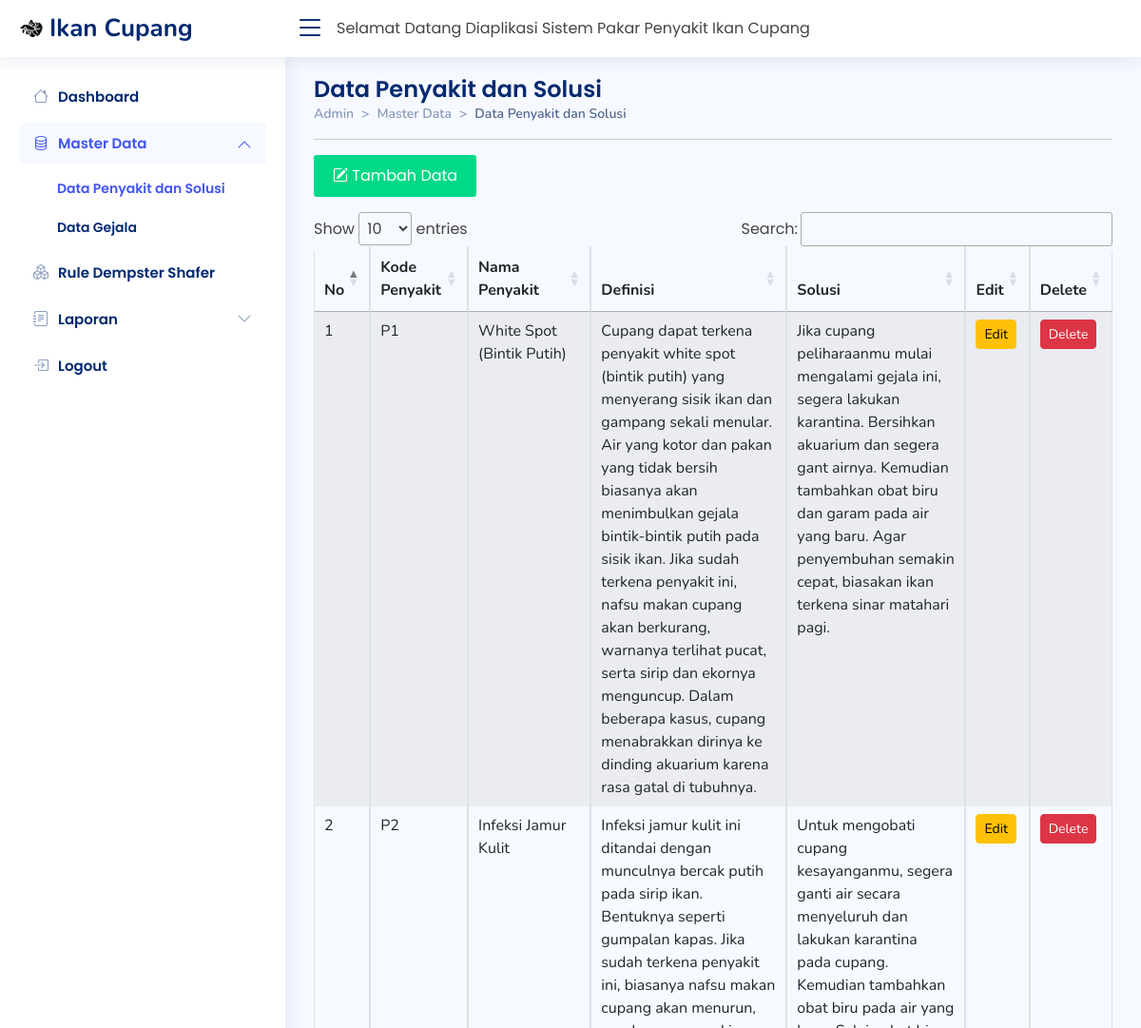
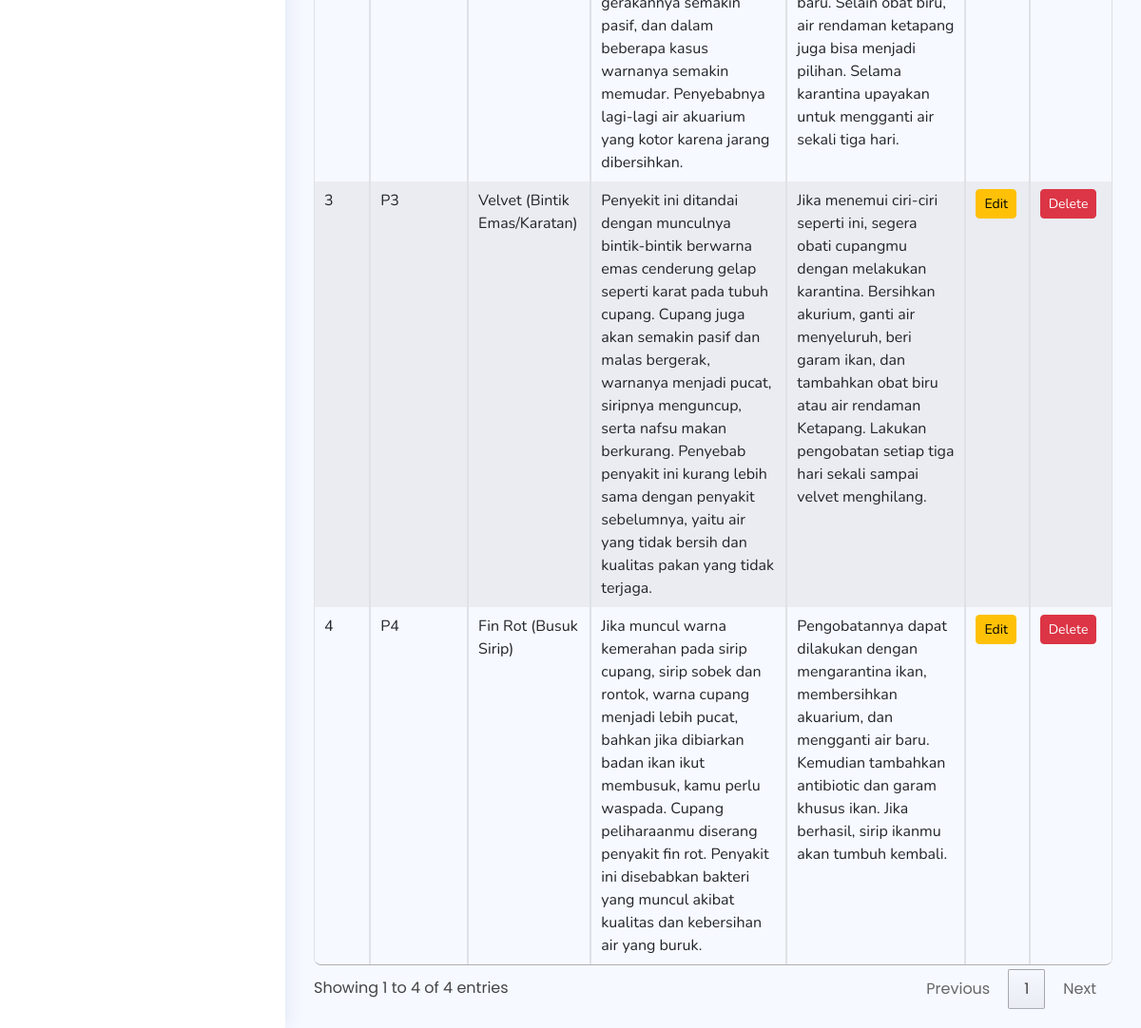
The app's page /admin/penyakit/penyakit.php with its own data (2 pictures, top to bottom).
### tables this page shows
CREATE TABLE `tb_penyakit` (
  `id` int(11) NOT NULL,
  `kdpenyakit` varchar(3) DEFAULT NULL,
  `nama_penyakit` varchar(100) DEFAULT NULL,
  `definisi` text DEFAULT NULL,
  `solusi` text NOT NULL
);

### admin/penyakit/penyakit.php (the view, shortened to what this page needs)
<!DOCTYPE html>
<html lang="en">
<head>
  <link href="../../assets/vendor/bootstrap/css/bootstrap.min.css" rel="stylesheet">
  <link rel="stylesheet" href="https://cdn.jsdelivr.net/npm/bootstrap-icons@1.10.2/font/bootstrap-icons.css">
  <link href="../../assets/vendor/boxicons/css/boxicons.min.css" rel="stylesheet">
  <link href="../../assets/vendor/quill/quill.snow.css" rel="stylesheet">
  <link href="../../assets/vendor/quill/quill.bubble.css" rel="stylesheet">
  <link href="../../assets/vendor/remixicon/remixicon.css" rel="stylesheet">
  <link href="../../assets/vendor/simple-datatables/style.css" rel="stylesheet">
  <link rel="stylesheet" href="https://cdn.datatables.net/1.12.1/css/jquery.dataTables.min.css">
  <link href="../../assets/css/style2.css" rel="stylesheet">
</head>
<body>
  <header id="header" class="header fixed-top d-flex align-items-center">
    <div class="d-flex align-items-center justify-content-between">
      <a href="../index.html" class="logo d-flex align-items-center">
        <img src="../../assets/images/betta-fish.png" alt="">
        <span class="d-none d-lg-block">Ikan Cupang</span>
      </a>
      <i class="bi bi-list toggle-sidebar-btn"></i>
    </div>
    <div class="container">
      <marquee>Selamat Datang Diaplikasi Sistem Pakar Penyakit Ikan Cupang</marquee>
    </div>
  </header>
  <aside id="sidebar" class="sidebar">
    <ul class="sidebar-nav" id="sidebar-nav">
      <li class="nav-item">
        <a class="nav-link collapsed" href="../index.php">
          <i class="bi bi-house"></i>
          <span>Dashboard</span>
        </a>
      </li>
      <li class="nav-item">
        <a class="nav-link" data-bs-target="#components-nav" data-bs-toggle="collapse" href="#">
          <i class="bi bi-database"></i><span>Master Data</span><i class="bi bi-chevron-down ms-auto"></i>
        </a>
        <ul id="components-nav" class="nav-content collapse show" data-bs-parent="#sidebar-nav">
          <li>
            <a href="../penyakit/penyakit.php" class="active">
              <span>Data Penyakit dan Solusi</span>
            </a>
          </li>
          <li>
            <a href="../gejala/gejala.php">
              <span>Data Gejala</span>
            </a>
          </li>
        </ul>
      </li>
      <li class="nav-item">
        <a class="nav-link collapsed" href="../rules/rules.php">
          <i class="bi bi-boxes"></i>
          <span>Rule Dempster Shafer</span>
        </a>
      </li>
      <li class="nav-item">
        <a class="nav-link collapsed" data-bs-target="#forms-nav" data-bs-toggle="collapse" href="#">
          <i class="bi bi-journal-text"></i><span>Laporan</span><i class="bi bi-chevron-down ms-auto"></i>
        </a>
      </li>
      <li class="nav-item">
        <a class="nav-link collapsed" href="javascript:;" data-bs-toggle="modal" data-bs-target="#logoutmodal">
          <i class="bi bi-box-arrow-in-right"></i>
          <span>Logout</span>
        </a>
      </li>
    </ul>
  </aside>
  <main id="main" class="main">
    <div class="pagetitle">
      <h1>Data Penyakit dan Solusi</h1>
      <nav style="--bs-breadcrumb-divider: '>';">
        <ol class="breadcrumb">
          <li class="breadcrumb-item"><a href="index.php">Admin</a></li>
          <li class="breadcrumb-item">Master Data</li>
          <li class="breadcrumb-item active">Data Penyakit dan Solusi</li>
        </ol>
      </nav>
      <hr>
    </div>
    <section>
      <div class="row">
        <div class="col-md-12">
          <button type="button" class="tambah btn-md mb-3" data-bs-toggle="modal" data-bs-target="#tambahmodal"><i class="bi bi-pencil-square"></i> Tambah Data</button>
          <div class="table-responsive">
            <table id="myTable" class="table table-striped table-hover table-bordered">
              <thead>
                <tr>
                  <th>No</th>
                  <th>Kode Penyakit</th>
                  <th>Nama Penyakit</th>
                  <th>Definisi</th>
                  <th>Solusi</th>
                  <th>Edit</th>
                  <th>Delete<input type="hidden" id="texthapus"></th>
                </tr>
              </thead>
              <tbody>
                <?php
                include "../../databases/koneksi.php";
                $sql = "SELECT * FROM tb_penyakit  ORDER BY kdpenyakit";
                $qry = mysqli_query($koneksi, $sql) or die("SQL Error" . mysqli_error($koneksi));
                $no = 0;
                while ($data = mysqli_fetch_array($qry)) {
                  $no++;
                ?>
                  <tr>
                    <td><?php echo $no; ?></td>
                    <td><?php echo $data['kdpenyakit']; ?></td>
                    <td><?php echo $data['nama_penyakit']; ?></td>
                    <td><?php echo $data['definisi']; ?></td>
                    <td><?php echo $data['solusi']; ?></td>
                    <td><a href="./editpenyakit.php?kdubah=<?php echo $data['id']; ?>" class="btn btn-warning btn-sm">Edit</a></td>
                    <td><a onClick="return HapusData('<?php echo $data['id']; ?>');" class="btn btn-danger btn-sm" data-bs-toggle="modal" data-bs-target="#hapusmodal">Delete</a>
                    </td>
                  </tr><?php } ?>
              </tbody>
            </table>
          </div>
        </div>
      </div>
    </section>
  </main>
</body>
</html>

### assets/css/style2.css (style rules this page uses)
:root { scroll-behavior: smooth; }
body { font-family: "Poppins", sans-serif; background: #f6f9ff; color: #444444; }
a { color: #00d988; text-decoration: none; }
.tambah { color: #00d988; text-decoration: none; }
span { font-family: "Poppins", sans-serif; }
h1, h2, h3, h4, h5, h6 { font-family: "Poppins", sans-serif; }
#main { margin-top: 60px; padding: 20px 30px; transition: all 0.3s; }
.pagetitle { margin-bottom: 10px; }
.pagetitle h1 { font-size: 24px; margin-bottom: 0; font-weight: 600; color: #012970; }
.breadcrumb { font-size: 14px; font-family: "Nunito", sans-serif; color: #899bbd; font-weight: 600; }
.breadcrumb a { color: #899bbd; transition: 0.3s; }
.breadcrumb .breadcrumb-item::before { color: #899bbd; }
.breadcrumb .active { color: #51678f; font-weight: 600; }
.logo { line-height: 1; }
@media (min-width: 1200px) { .logo { width: 280px; } }
.logo img { max-height: 26px; margin-right: 6px; }
.logo span { font-size: 26px; font-weight: 700; color: #012970; font-family: "Nunito", sans-serif; }
.header { transition: all 0.5s; z-index: 997; height: 60px; box-shadow: 0px 2px 20px rgba(1, 41, 112, 0.1); background-color: #fff; padding-left: 20px; }
.header .toggle-sidebar-btn { font-size: 32px; padding-left: 10px; cursor: pointer; color: #012970; }
.sidebar { position: fixed; top: 60px; left: 0; bottom: 0; width: 300px; z-index: 996; transition: all 0.3s; padding: 20px; overflow-y: auto; scrollbar-width: thin; scrollbar-color: #aab7cf transparent; box-shadow: 0px 0px 20px rgba(1, 41, 112, 0.1); background-color: #fff; }
@media (min-width: 1200px) { #main, #footer { margin-left: 300px; } }
.sidebar-nav { padding: 0; margin: 0; list-style: none; }
.sidebar-nav li { padding: 0; margin: 0; list-style: none; }
.sidebar-nav .nav-item { margin-bottom: 5px; }
.sidebar-nav .nav-link { display: flex; align-items: center; font-size: 15px; font-weight: 600; color: #4154f1; transition: 0.3; background: #f6f9ff; padding: 10px 15px; border-radius: 4px; }
.sidebar-nav .nav-link i { font-size: 16px; margin-right: 10px; color: #4154f1; }
.sidebar-nav .nav-link.collapsed { color: #012970; background: #fff; }
.sidebar-nav .nav-link.collapsed i { color: #899bbd; }
.sidebar-nav .nav-link .bi-chevron-down { margin-right: 0; transition: transform 0.2s ease-in-out; }
.sidebar-nav .nav-link:not(.collapsed) .bi-chevron-down { transform: rotate(180deg); }
.sidebar-nav .nav-content { padding: 5px 0 0 0; margin: 0; list-style: none; }
.sidebar-nav .nav-content a { display: flex; align-items: center; font-size: 14px; font-weight: 600; color: #012970; transition: 0.3; padding: 10px 0 10px 40px; transition: 0.3s; }
.sidebar-nav .nav-content a:hover, .sidebar-nav .nav-content a.active { color: #4154f1; }

### admin/penyakit/penyakit.php (style rules this page uses)
.table { border-radius: 40px; overflow: hidden; font-family: "Nunito", sans-serif; border-radius: 8px; overflow: hidden; }
.tambah { background-color: #00d988; border: none; color: white; padding: 10px 20px; border-radius: 3px; }

### records on screen
tb_penyakit: kdpenyakit "P1", nama_penyakit "White Spot (Bintik Putih)", definisi "Cupang dapat terkena penyakit white spot (bintik putih) yang menyerang sisik ikan dan gampang sekali menular. Air yang kotor dan pakan yang tidak bersih biasanya akan menimbulkan gejala bintik-bintik putih pada sisik ikan. Jika sudah terkena penyakit ini, nafsu makan cupang akan berkurang, warnanya terlihat pucat, serta sirip dan ekornya menguncup. Dalam beberapa kasus, cupang menabrakkan dirinya ke dinding akuarium karena rasa gatal di tubuhnya.", solusi "Jika cupang peliharaanmu mulai mengalami gejala ini, segera lakukan karantina. Bersihkan akuarium dan segera gant airnya. Kemudian tambahkan obat biru dan garam pada air yang baru. Agar penyembuhan semakin cepat, biasakan ikan terkena sinar matahari pagi."
tb_penyakit: kdpenyakit "P2", nama_penyakit "Infeksi Jamur Kulit", definisi "Infeksi jamur kulit ini ditandai dengan munculnya bercak putih pada sirip ikan. Bentuknya seperti gumpalan kapas. Jika sudah terkena penyakit ini, biasanya nafsu makan cupang akan menurun, gerakannya semakin pasif, dan dalam beberapa kasus warnanya semakin memudar. Penyebabnya lagi-lagi air akuarium yang kotor karena jarang dibersihkan.", solusi "Untuk mengobati cupang kesayanganmu, segera ganti air secara menyeluruh dan lakukan karantina pada cupang. Kemudian tambahkan obat biru pada air yang baru. Selain obat biru, air rendaman ketapang juga bisa menjadi pilihan. Selama karantina upayakan untuk mengganti air sekali tiga hari."
tb_penyakit: kdpenyakit "P3", nama_penyakit "Velvet (Bintik Emas/Karatan)", definisi "Penyekit ini ditandai dengan munculnya bintik-bintik berwarna emas cenderung gelap seperti karat pada tubuh cupang. Cupang juga akan semakin pasif dan malas bergerak, warnanya menjadi pucat, siripnya menguncup, serta nafsu makan berkurang. Penyebab penyakit ini kurang lebih sama dengan penyakit sebelumnya, yaitu air yang tidak bersih dan kualitas pakan yang tidak terjaga.", solusi "Jika menemui ciri-ciri seperti ini, segera obati cupangmu dengan melakukan karantina. Bersihkan akurium, ganti air menyeluruh, beri garam ikan, dan tambahkan obat biru atau air rendaman Ketapang. Lakukan pengobatan setiap tiga hari sekali sampai velvet menghilang."
tb_penyakit: kdpenyakit "P4", nama_penyakit "Fin Rot (Busuk Sirip)", definisi "Jika muncul warna kemerahan pada sirip cupang, sirip sobek dan rontok, warna cupang menjadi lebih pucat, bahkan jika dibiarkan badan ikan ikut membusuk, kamu perlu waspada. Cupang peliharaanmu diserang penyakit fin rot. Penyakit ini disebabkan bakteri yang muncul akibat kualitas dan kebersihan air yang buruk.", solusi "Pengobatannya dapat dilakukan dengan mengarantina ikan, membersihkan akuarium, dan mengganti air baru. Kemudian tambahkan antibiotic dan garam khusus ikan. Jika berhasil, sirip ikanmu akan tumbuh kembali."
